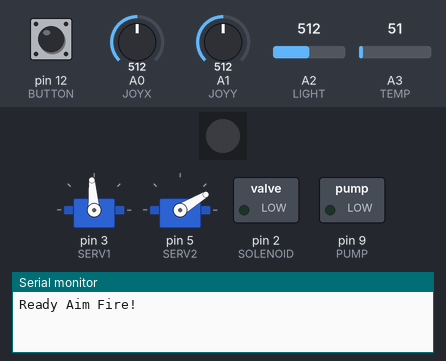
Bench run of a sketch on a simulated Arduino Uno, built with avr-gcc and run on an emulated ATmega328P. On the bench: 2 × servo, 1 RGB LEDs in strip order, left to right, switched loads named in the sketch (green lamp = pin HIGH), the last lines printed to the serial monitor. The test bench sets the inputs (shaded band); at power-on: pin 12 (BUTTON) HIGH, A0 (JOYX) = 512, A1 (JOYY) = 512, A2 (LIGHT) = 512, A3 (TEMP) = 51. Dim RGB values are drawn brighter than linear.

Above: at 11.8 s.
11.9 s: pin 12 (BUTTON) pulled LOW for 0.15 s
At 12.27 s:
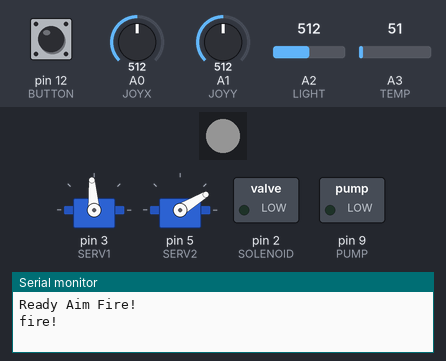
15.0 s: A0 (JOYX) set to 716
At 16.1 s:
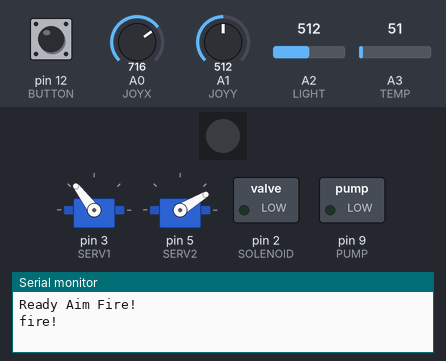
17.0 s: A1 (JOYY) set to 306
At 17.3 s:
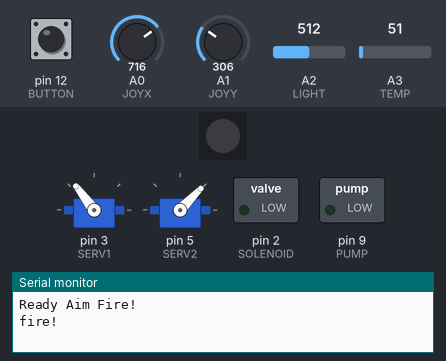
18.5 s: A0 (JOYX) set to 505
At 19.6 s:
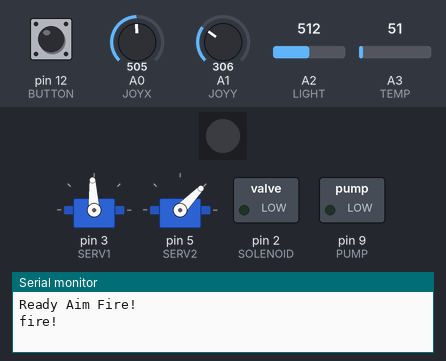
20.0 s: A1 (JOYY) set to 30
At 20.8 s:
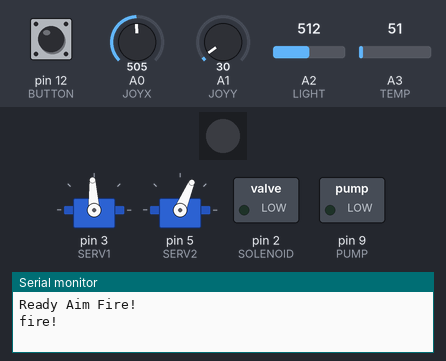
21.5 s: pin 12 (BUTTON) pulled LOW for 1 s
At 22.3 s:
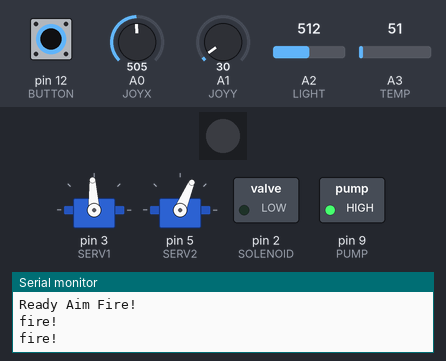
Timing chart, 0 to 26.5 s (numbered marks = the images above; inputs shaded):
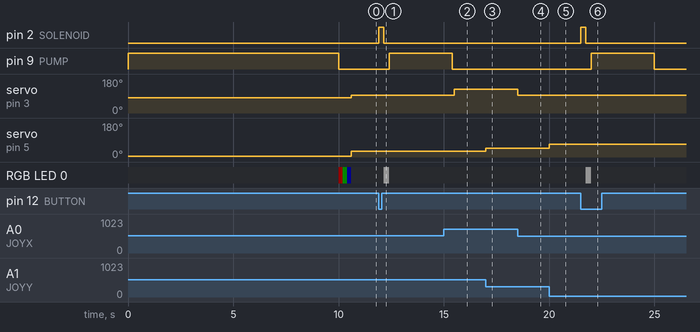

The sketch:

RAF2.ino
```cpp
#include <FastLED.h>

#include <Servo.h>

#define SOLENOID 2
#define PUMP 9
#define BUTTON 12
#define JOYX A0
#define JOYY A1
#define SERV1 3
#define SERV2 5
#define SERV3 6
#define LIGHT A2
#define TEMP A3
#define NEOPIXELPIN 8
#define NUM_LEDS 1
CRGB leds[NUM_LEDS];
#define DATA_PIN NEOPIXELPIN
#define BRIGHTNESS 20
Servo azimuth;
Servo elevation;
void setup() {
  FastLED.addLeds<WS2811, DATA_PIN, RGB>(leds, NUM_LEDS);
  FastLED.setBrightness(BRIGHTNESS);

  Serial.begin(115200);
  Serial.println("Ready Aim Fire!");


  azimuth.attach(SERV1);
  elevation.attach(SERV2);
  azimuth.write(80);
  elevation.write(3);
  pinMode(SOLENOID,OUTPUT);
  digitalWrite(SOLENOID,LOW);
  pinMode(PUMP,OUTPUT);
  digitalWrite(PUMP,HIGH);
  delay(10000);
  digitalWrite(PUMP, LOW);
  pinMode(BUTTON,INPUT_PULLUP);
  leds[0] = CRGB::Red;
  FastLED.show();
  delay(200);
  leds[0] = CRGB::Green;
  FastLED.show();
  delay(200);
  leds[0] = CRGB::Blue;
  FastLED.show();
  delay(200);
  leds[0] = CRGB::Black;
  FastLED.show();

}
void chase()
{
     // Move a single white led
   for(int whiteLed = 0; whiteLed < NUM_LEDS; whiteLed = whiteLed + 1) {
      // Turn our current led on to white, then show the leds
      leds[whiteLed] = CRGB::White;

      // Show the leds (only one of which is set to white, from above)
      FastLED.show();

      // Wait a little bit
      delay(250);

      // Turn our current led back to black for the next loop around
      leds[whiteLed] = CRGB::Black;
      FastLED.show();
   }
}
int lastx;
int lasty;

void loop() {


  int light = analogRead(LIGHT);
  int temp = analogRead(TEMP);
  //Serial.print("LIGHT: ");Serial.print(light);Serial.print(" TEMP: ");Serial.println(temp);
   if (digitalRead(BUTTON) == LOW)
  {
    Serial.println("fire!");
    digitalWrite(SOLENOID,HIGH);
    delay(250);
    digitalWrite(SOLENOID,LOW);
    chase();
    digitalWrite(PUMP,HIGH);
    delay(3000);
    digitalWrite(PUMP, LOW);
    delay(100);
  }
 int xReading,yReading;
  xReading = analogRead(JOYX);
  yReading = analogRead(JOYY);

if(abs(lastx-xReading) > 2)
{
  if (xReading <490)
  {
    azimuth.write(map(xReading,490,0,90,2));
  }else
  if (xReading > 489)
  {
    azimuth.write(map(xReading,489,1023,91,178));
  }
  lastx = xReading;

}
if (abs(lasty-yReading) > 2)
{
  if (yReading <515)
  {
    elevation.write(map(yReading,515,0,31,70));
  }else
  if (yReading > 514)
  {
    elevation.write(map(yReading,524,1023,30,3));
  }
  lasty = yReading;
}

}
```

Measured:
- after the input at 11.9 s, pin 2 (SOLENOID): LOW → HIGH at once, → LOW 0.25 s later; pin 9 (PUMP): LOW → HIGH after 0.50 s; RGB LED 0: off → RGB(20, 20, 20) after 0.25 s, → off 0.25 s later
- after the input at 15.0 s, servo on pin 3 (SERV1): 94° → 127° after 0.50 s
- after the input at 17.0 s, servo on pin 5 (SERV2): 31° → 46° at once
- after the input at 18.5 s, servo on pin 3 (SERV1): 127° → 93° at once
- after the input at 20.0 s, servo on pin 5 (SERV2): 46° → 67° at once
- after the input at 21.5 s, pin 2 (SOLENOID): LOW → HIGH at once, → LOW 0.25 s later; pin 9 (PUMP): LOW → HIGH after 0.50 s, → LOW 3.0 s later; RGB LED 0: off → RGB(20, 20, 20) after 0.25 s, → off 0.25 s later
